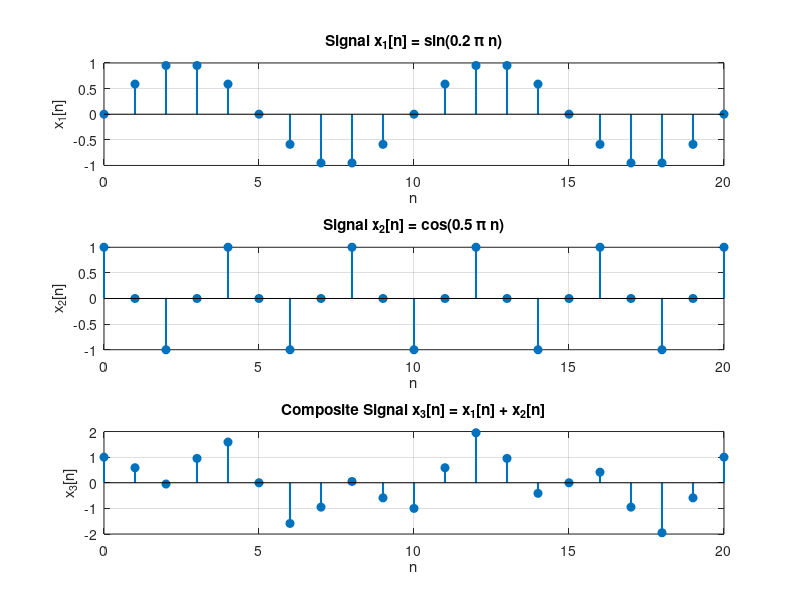

The MATLAB source for this figure:
clc; clear; close all;

n = 0:20;
x1 = sin(0.2 * pi * n);
x2 = cos(0.5 * pi * n);
x3 = x1 + x2;

figure;

subplot(3, 1, 1);
stem(n, x1, 'filled', 'LineWidth', 1.5);
title('Signal x_1[n] = sin(0.2 \pi n)');
xlabel('n'); ylabel('x_1[n]');
grid on;

subplot(3, 1, 2);
stem(n, x2, 'filled', 'LineWidth', 1.5);
title('Signal x_2[n] = cos(0.5 \pi n)');
xlabel('n'); ylabel('x_2[n]');
grid on;

subplot(3, 1, 3);
stem(n, x3, 'filled', 'LineWidth', 1.5);
title('Composite Signal x_3[n] = x_1[n] + x_2[n]');
xlabel('n'); ylabel('x_3[n]');
grid on;
